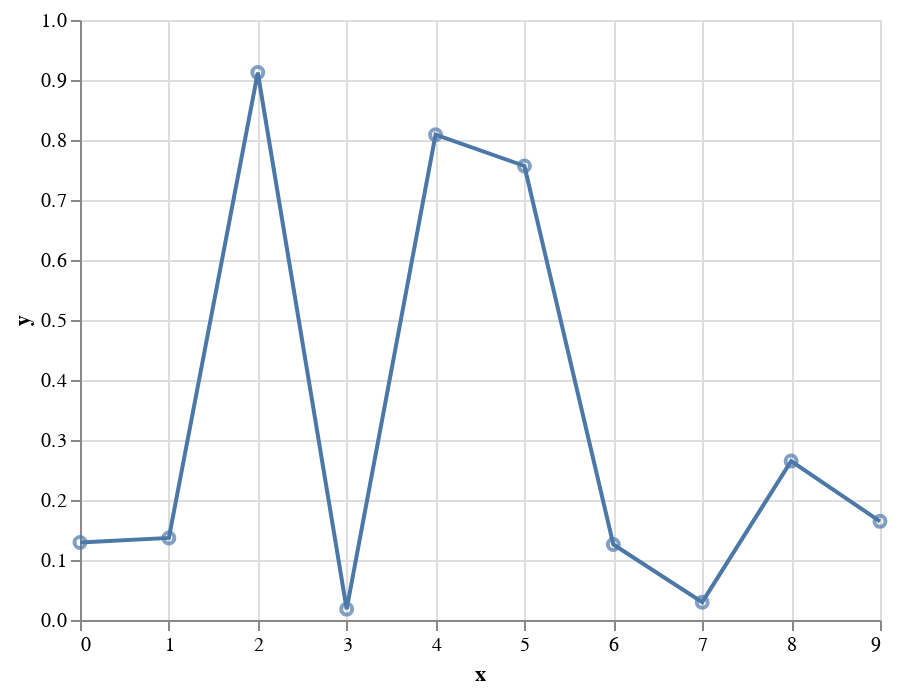

Source (notebook cell):
### Markdown cell above
Elegánsabb megoldás egy alap, mark nélküli diagramot használni:

### Code cell
base = alt.Chart(data).encode(
    x='x',
    y='y'
)

base.mark_line() + base.mark_point()

### Figure 1 — Vega-Lite specification as saved in the notebook (floating-point values rounded to 4 significant figures)
{"config": {"view": {"continuousWidth": 400, "continuousHeight": 300}}, "layer": [{"mark": "line", "encoding": {"x": {"type": "quantitative", "field": "x"}, "y": {"type": "quantitative", "field": "y"}}}, {"mark": "point", "encoding": {"x": {"type": "quantitative", "field": "x"}, "y": {"type": "quantitative", "field": "y"}}}], "data": {"name": "data-1fc64a7de67628126971eff2122be915"}, "$schema": "https://vega.github.io/schema/vega-lite/v4.8.1.json", "datasets": {"data-1fc64a7de67628126971eff2122be915": [{"x": 0, "y": 0.1291}, {"x": 1, "y": 0.1368}, {"x": 2, "y": 0.9123}, {"x": 3, "y": 0.01809}, {"x": 4, "y": 0.8088}, {"x": 5, "y": 0.7567}, {"x": 6, "y": 0.1259}, {"x": 7, "y": 0.02969}, {"x": 8, "y": 0.2648}, {"x": 9, "y": 0.1644}]}}
